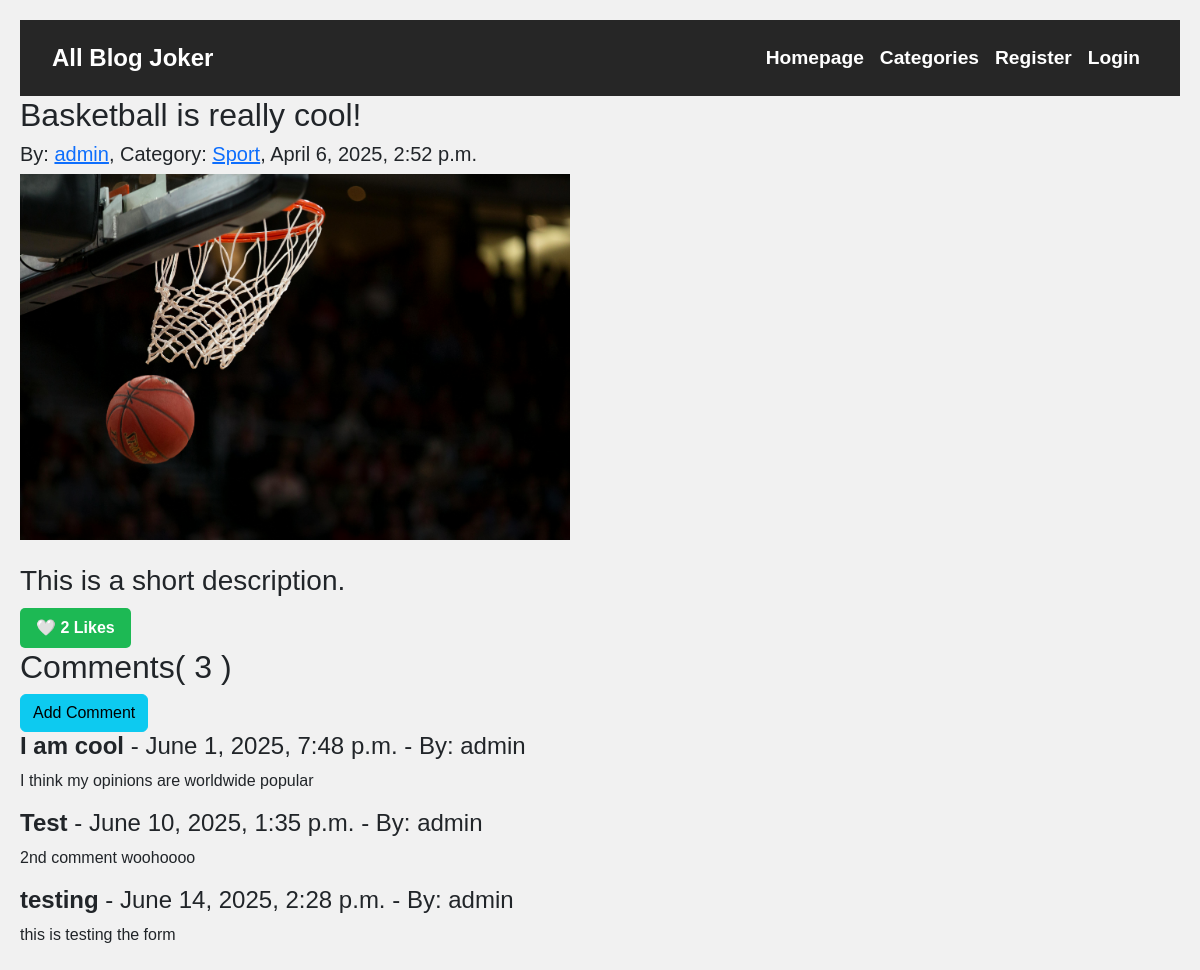
The page /blog_post/1/ on the database its author committed.
### main/models.py (models this page shows, shortened)
class BlogPost(models.Model):
    user = models.ForeignKey(User, on_delete=models.CASCADE)
    category = models.ForeignKey(Category, on_delete=models.CASCADE)
    title = models.CharField(max_length=200)
    blog_image = models.ImageField(upload_to=('blog_images/'))
    description = models.TextField()
    date = models.DateTimeField(auto_now_add=True)
    likes = models.ManyToManyField(User, related_name="liked_posts", blank=True)
    def total_likes(self):
        return self.likes.count()

class Category(models.Model):
    name = models.CharField(max_length=20)
    def __str__(self):
        return self.name

class Comment(models.Model):
    blog_post = models.ForeignKey(BlogPost, related_name="comments", on_delete=models.CASCADE)
    user = models.ForeignKey(User, on_delete=models.CASCADE)
    title = models.CharField(max_length=300)
    body = models.TextField()
    date = models.DateTimeField(auto_now_add=True)

### main/views.py (the view)
# urls.py: path("blog_post/<int:pk>/", views.blog_post_details, name="blog_post_details"),
def blog_post_details(request, pk):
    blog_post = BlogPost.objects.get(id=pk)
    return render(request, "blog_post_details.html", {"blog_post": blog_post})

### main/templates/blog_post_details.html (shortened to what this page needs)
{% extends 'base.html' %}
{% block body %}
<h2>{{ blog_post.title }}</h2>
<h5>By: <a href="{% url 'profile_detail' blog_post.user %}">{{ blog_post.user }}</a>, Category: <a href="{% url 'category_posts' blog_post.category.id %}">{{ blog_post.category }}</a>, {{ blog_post.date }}</h5>
<img src="{{ blog_post.blog_image.url }}" style="height:366px;width:550px;" />
<br /><br />
<h3>{{ blog_post.description }}</h3>
<form action="{% url 'like_post' blog_post.id %}" method="POST">
    <button type="submit">
        {% if user in blog_post.likes.all %}
            <span style="color: red;">❤️</span>
        {% else %}
            <span style="color: white;">🤍</span>
        {% endif %}
        {{ blog_post.total_likes }} Likes
    </button>
</form>
<h2>Comments({% if blog_post.comments.all %} {{ blog_post.comments.all|length }} {% endif %})</h2>
{% if not blog_post.comments.all %}
<h3>No Comments Yet...</h3>
<a class="btn btn-info" href="{% url 'add_comment' blog_post.pk %}">Add Comment</a>
{% else %}
<a class="btn btn-info" href="{% url 'add_comment' blog_post.pk %}">Add Comment</a>
{% for comment in blog_post.comments.all %}
<h4><strong>{{ comment.title }}</strong> - {{ comment.date }} - By: {{ comment.user }}</h4>
<p>{{ comment.body }}</p>
{% endfor %}
{% endif %}
{% endblock %}

### static/styles.css (style rules this page uses)
* { box-sizing: border-box; }
body { font-family: Arial; padding: 20px; background: #f1f1f1; }
form { display: flex; flex-wrap: wrap; gap: 10px; align-items: center; margin-top: 10px; }
button { background-color: #1DB954; color: white; font-weight: bold; padding: 8px 16px; border: none; border-radius: 5px; cursor: pointer; transition: background 0.3s ease-in-out; }

### rows shown on the page
BlogPost: title "Basketball is really cool!", user "admin", category "Sport", date "April 6, 2025, 2:52 p.m.", blog_image (picture), description "This is a short description.", total_likes "2", comments.all|length "3"
Comment: title "I am cool", date "June 1, 2025, 7:48 p.m.", user "admin", body "I think my opinions are worldwide popular"
Comment: title "Test", date "June 10, 2025, 1:35 p.m.", user "admin", body "2nd comment woohoooo"
Comment: title "testing", date "June 14, 2025, 2:28 p.m.", user "admin", body "this is testing the form"
